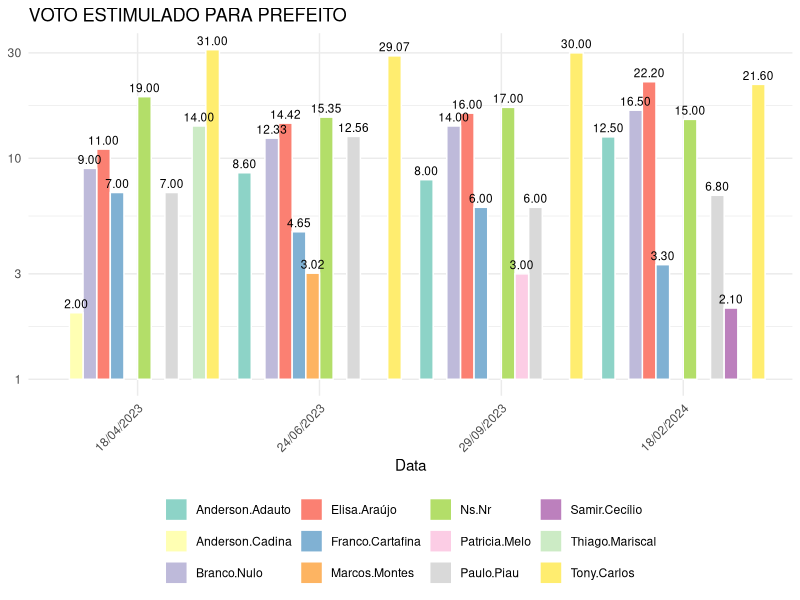

Recreate this plot in R.
# Carregue a biblioteca
library(ggplot2)
library(tidyr)

# Crie um data frame com os dados
data <- data.frame(
  Data = c("18/04/2023", "24/06/2023", "29/09/2023", "18/02/2024"),
  `Elisa Araújo` = c(11.00, 14.42, 16.00, 22.20),
  `Tony Carlos` = c(31.00, 29.07, 30.00, 21.60),
  `Ns/Nr` = c(19.00, 15.35, 17.00, 15.00),
  `Anderson Adauto` = c(NA, 8.60, 8.00, 12.50),
  `Paulo Piau` = c(7.00, 12.56, 6.00, 6.80),
  `Franco Cartafina` = c(7.00, 4.65, 6.00, 3.30),
  `Samir Cecílio` = c(NA, NA, NA, 2.10),
  `Branco/Nulo` = c(9.00, 12.33, 14.00, 16.50),
  `Patricia Melo` = c(NA, NA, 3.00, NA),
  `Marcos Montes` = c(NA, 3.02, NA, NA),
  `Anderson Cadina` = c(2.00, NA, NA, NA),
  `Thiago Mariscal` = c(14.00, NA, NA, NA)
)

# Transforme os dados para o formato longo (tidy)
data_long <- gather(data, Key, Value, -Data)

# Ordene as datas
data_long$Data <- factor(data_long$Data, levels = unique(data$Data))

# Crie o gráfico de barras agrupado com escala logarítmica no eixo y
ggplot(data_long, aes(x = Data, y = Value, fill = Key, label = sprintf("%.2f", Value))) +
  geom_bar(stat = "identity", position = position_dodge(), color = "white") +
  geom_text(position = position_dodge(width = 0.9),    # ajuste da posição dos rótulos
            vjust = -0.5,                             # ajuste vertical dos rótulos
            size = 3) +                               # tamanho dos rótulos
  labs(title = "VOTO ESTIMULADO PARA PREFEITO",
       x = "Data",
       y = NULL,
       fill = "Categoria") +
  scale_fill_brewer(palette = "Set3") +               # conjunto de cores mais suave
  scale_y_log10() +                                  # escala logarítmica no eixo y
  theme_minimal() +
  theme(legend.position = "bottom",                   # move a legenda para a parte inferior
        legend.title = element_blank(),               # remove o título da legenda
        axis.text.x = element_text(angle = 45, hjust = 1))  # ajusta a orientação do texto no eixo x